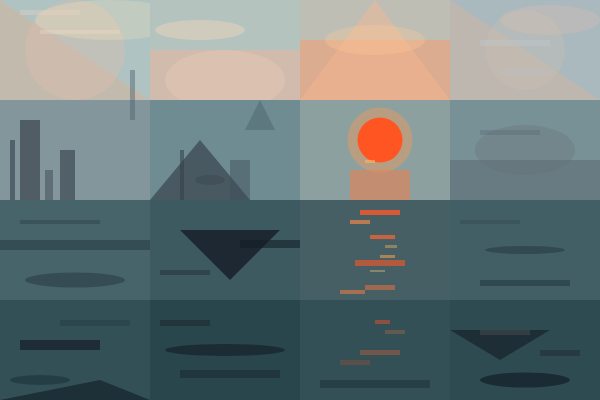
Frame 1 (no input)
Frame 60 (no input): identical to frame 1, image omitted
Frame 120 (the mouse pressed at the canvas centre since frame 60): identical to frame 1, image omitted

The p5.js sketch that drew this single still picture (run headless with seeded random() and noise() and a simulated clock; from frame 60 on, the mouse is pressed at the canvas centre):

// p5.js sketch
// ── sketch.js
function setup() {
  createCanvas(600, 400);
  noStroke();

  fill(175, 195, 195); rect(0, 0, 150, 100);
  fill(210, 180, 160, 150); triangle(0, 0, 150, 100, 0, 100);
  fill(220, 190, 170, 100); ellipse(75, 50, 100, 100);
  fill(255, 230, 180, 60); ellipse(110, 20, 150, 40);
  fill(240, 210, 190, 80); rect(20, 10, 60, 5); fill(250, 220, 200, 70); rect(40, 30, 80, 4);

  fill(180, 195, 190); rect(150, 0, 150, 100);
  fill(220, 185, 165, 180); rect(150, 50, 150, 50);
  fill(230, 200, 180, 120); ellipse(225, 80, 120, 60);
  fill(255, 220, 190, 90); ellipse(200, 30, 90, 20);

  fill(190, 190, 180); rect(300, 0, 150, 100);
  fill(240, 160, 120, 150); rect(300, 40, 150, 60);
  fill(255, 180, 140, 100); triangle(300, 100, 450, 100, 375, 0);
  fill(255, 200, 150, 80); ellipse(375, 40, 100, 30);

  fill(170, 185, 190); rect(450, 0, 150, 100);
  fill(210, 180, 160, 120); triangle(450, 0, 600, 100, 450, 100);
  fill(200, 190, 180, 90); ellipse(525, 50, 80, 80);
  fill(220, 190, 170, 70); ellipse(550, 20, 100, 30);
  fill(190, 200, 210, 80); rect(480, 40, 70, 6); fill(180, 190, 200, 90); rect(500, 70, 50, 4);

  fill(130, 150, 155); rect(0, 100, 150, 100);
  fill(60, 70, 80, 180); rect(20, 120, 20, 80); fill(50, 60, 70, 150); rect(60, 150, 15, 50);
  fill(80, 100, 110, 120); rect(130, 70, 5, 50);
  fill(40, 50, 60, 130); rect(10, 140, 5, 60); fill(70, 80, 90, 140); rect(45, 170, 8, 30);

  fill(110, 140, 145); rect(150, 100, 150, 100);
  fill(50, 60, 70, 160); triangle(150, 200, 200, 140, 250, 200);
  fill(65, 80, 90, 120); rect(230, 160, 20, 40);
  fill(70, 90, 100, 100); triangle(260, 100, 275, 130, 245, 130);
  fill(55, 65, 75, 150); rect(180, 150, 4, 50); fill(60, 70, 80, 120); ellipse(210, 180, 30, 10);

  fill(140, 160, 160); rect(300, 100, 150, 100);
  fill(255, 150, 80, 100); ellipse(380, 140, 65, 65);
  fill(255, 85, 35); ellipse(380, 140, 45, 45);
  fill(255, 120, 60, 120); rect(350, 170, 60, 30);
  fill(255, 180, 100, 150); rect(365, 160, 10, 3);

  fill(120, 145, 150); rect(450, 100, 150, 100);
  fill(80, 90, 100, 100); rect(450, 160, 150, 40);
  fill(100, 110, 120, 80); ellipse(525, 150, 100, 50);
  fill(90, 100, 110, 90); rect(480, 130, 60, 5);

  fill(70, 100, 105); rect(0, 200, 150, 100);
  fill(40, 60, 70, 150); rect(0, 240, 150, 10);
  fill(35, 50, 60, 120); ellipse(75, 280, 100, 15);
  fill(50, 70, 80, 130); rect(20, 220, 80, 4);

  fill(60, 90, 95); rect(150, 200, 150, 100);
  fill(30, 40, 50); triangle(180, 230, 280, 230, 230, 280);
  fill(20, 30, 40, 150); rect(240, 240, 60, 8);
  fill(40, 50, 60, 140); rect(160, 270, 50, 5);

  fill(70, 95, 100); rect(300, 200, 150, 100);
  fill(255, 90, 40, 200); rect(360, 210, 40, 5); fill(255, 140, 70, 160); rect(350, 220, 20, 4);
  fill(255, 100, 50, 180); rect(370, 235, 25, 4); fill(255, 180, 100, 100); rect(385, 245, 12, 3);
  fill(255, 85, 35, 150); rect(355, 260, 50, 6); fill(255, 160, 80, 140); rect(380, 255, 15, 3);
  fill(255, 200, 140, 90); rect(370, 270, 15, 2); fill(255, 120, 60, 120); rect(365, 285, 30, 5);
  fill(255, 130, 60, 130); rect(340, 290, 25, 4);

  fill(65, 95, 100); rect(450, 200, 150, 100);
  fill(45, 65, 75, 180); ellipse(525, 250, 80, 8);
  fill(35, 55, 65, 140); rect(480, 280, 90, 6);
  fill(55, 75, 85, 120); rect(460, 220, 60, 4);

  fill(50, 80, 85); rect(0, 300, 150, 100);
  fill(20, 30, 40, 180); rect(20, 340, 80, 10);
  fill(15, 25, 35, 150); triangle(0, 400, 100, 380, 150, 400);
  fill(35, 55, 65, 100); rect(60, 320, 70, 6); fill(25, 45, 55, 130); ellipse(40, 380, 60, 10);

  fill(40, 70, 75); rect(150, 300, 150, 100);
  fill(20, 30, 40, 160); ellipse(225, 350, 120, 12);
  fill(25, 35, 45, 120); rect(180, 370, 100, 8); fill(30, 40, 50, 140); rect(160, 320, 50, 6);

  fill(50, 80, 85); rect(300, 300, 150, 100);
  fill(240, 80, 40, 120); rect(375, 320, 15, 4);
  fill(255, 100, 50, 80); rect(360, 350, 40, 5); fill(255, 120, 60, 60); rect(385, 330, 20, 4);
  fill(30, 50, 60, 150); rect(320, 380, 110, 8); fill(200, 80, 40, 70); rect(340, 360, 30, 5);

  fill(45, 75, 80); rect(450, 300, 150, 100);
  fill(255, 230, 180, 90); rect(480, 330, 50, 5);
  fill(25, 35, 45, 180); triangle(450, 330, 550, 330, 500, 360);
  fill(15, 25, 35, 160); ellipse(525, 380, 90, 15); fill(35, 45, 55, 140); rect(540, 350, 40, 6);
}

function draw() {}
